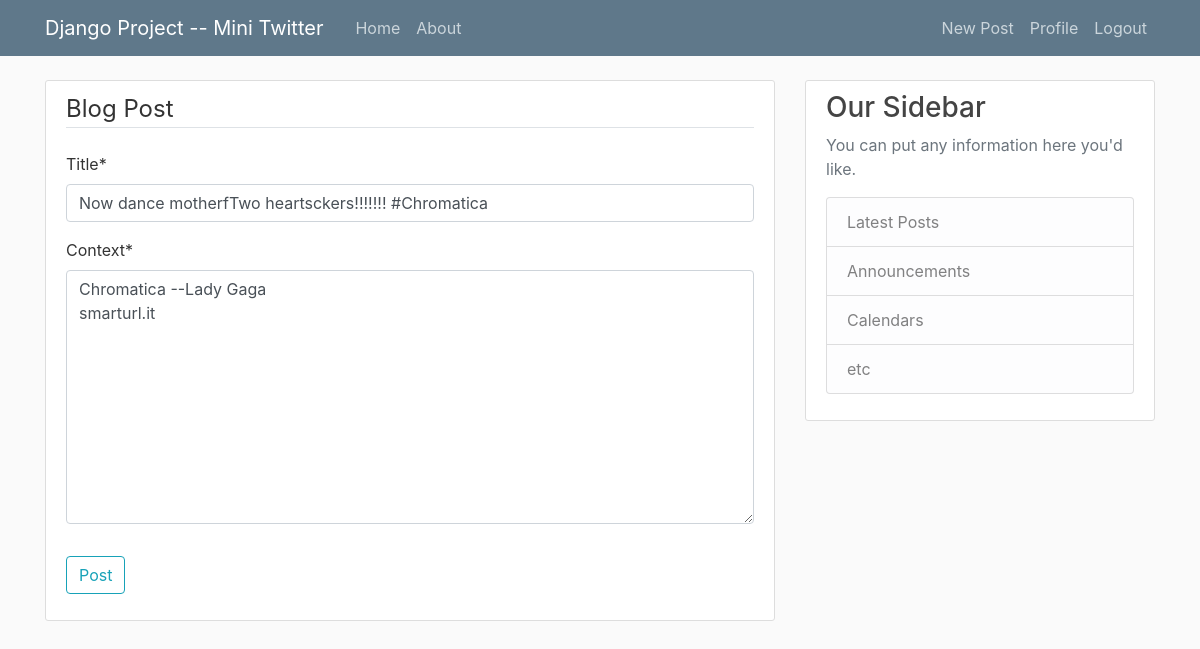
The app's page /post/19/update/ (signed in) with its own data.
### blog/models.py (models this page shows, shortened)
class Post(models.Model):
    title = models.CharField(max_length=100)
    context = models.TextField()
    date_posted = models.DateTimeField(default=timezone.now)
    author = models.ForeignKey(User, on_delete=models.CASCADE)

### blog/views.py (the view, shortened to what this page needs)
# urls.py: path('post/<int:pk>/update/', PostUpdateView.as_view(), name='post_update'),
class PostUpdateView(LoginRequiredMixin, UserPassesTestMixin, UpdateView): #loginrequiredmixin is a function that require user to login in order to post
    model = Post
    fields = ['title', 'context']
    def test_func(self):
        post = self.get_object() #get the post that we are trying the edit
        if self.request.user == post.author: #if the request update user is equal to the author
            return True
        return False

### blog/templates/blog/post_form.html (shortened to what this page needs)
{% extends 'blog/base.html' %}
{% load crispy_forms_tags %}
{% block content %}
   <div class='content-section'>
       <form method='POST'>
           <fieldset class='form-group'>
               <legend class='border-bottom mb-4'>Blog Post</legend>
               {{ form|crispy }}
           </fieldset>
           <div class='form-group'>
               <button class='btn btn-outline-info' type='submit'>Post</button>
           </div>
       </form>
   </div>
{% endblock %}

### blog/static/blog/main.css (style rules this page uses)
body { background: #fafafa; color: #333333; margin-top: 5rem; }
.content-section { background: #ffffff; padding: 10px 20px; border: 1px solid #dddddd; border-radius: 3px; margin-bottom: 20px; }

### records on screen
Post: title "Now dance motherfTwo heartsckers!!!!!!! #Chromatica", context "Chromatica --Lady Gaga smarturl.it"
